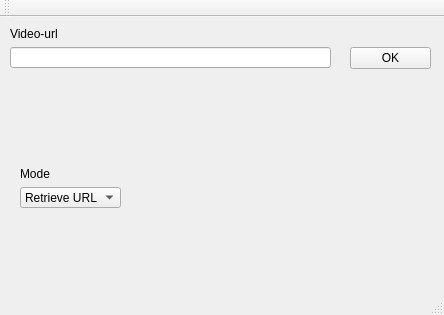
<?xml version="1.0" encoding="UTF-8"?>
<ui version="4.0">
 <class>MainWindow</class>
 <widget class="QMainWindow" name="MainWindow">
  <property name="geometry">
   <rect>
    <x>0</x>
    <y>0</y>
    <width>444</width>
    <height>315</height>
   </rect>
  </property>
  <property name="windowTitle">
   <string>ytdl-qt</string>
  </property>
  <widget class="QWidget" name="centralWidget">
   <widget class="QLineEdit" name="videoUrlEdit">
    <property name="geometry">
     <rect>
      <x>10</x>
      <y>30</y>
      <width>321</width>
      <height>21</height>
     </rect>
    </property>
    <property name="text">
     <string/>
    </property>
   </widget>
   <widget class="QLabel" name="label">
    <property name="geometry">
     <rect>
      <x>10</x>
      <y>10</y>
      <width>59</width>
      <height>14</height>
     </rect>
    </property>
    <property name="text">
     <string>Video-url</string>
    </property>
   </widget>
   <widget class="QPushButton" name="pushButton">
    <property name="geometry">
     <rect>
      <x>350</x>
      <y>30</y>
      <width>81</width>
      <height>22</height>
     </rect>
    </property>
    <property name="text">
     <string>OK</string>
    </property>
   </widget>
   <widget class="QComboBox" name="modeComboBox">
    <property name="geometry">
     <rect>
      <x>20</x>
      <y>170</y>
      <width>101</width>
      <height>21</height>
     </rect>
    </property>
    <item>
     <property name="text">
      <string>Retrieve URL</string>
     </property>
    </item>
   </widget>
   <widget class="QLabel" name="label_2">
    <property name="geometry">
     <rect>
      <x>20</x>
      <y>150</y>
      <width>59</width>
      <height>14</height>
     </rect>
    </property>
    <property name="text">
     <string>Mode</string>
    </property>
   </widget>
  </widget>
  <widget class="QMenuBar" name="menuBar">
   <property name="geometry">
    <rect>
     <x>0</x>
     <y>0</y>
     <width>444</width>
     <height>19</height>
    </rect>
   </property>
  </widget>
  <widget class="QToolBar" name="mainToolBar">
   <attribute name="toolBarArea">
    <enum>TopToolBarArea</enum>
   </attribute>
   <attribute name="toolBarBreak">
    <bool>false</bool>
   </attribute>
  </widget>
  <widget class="QStatusBar" name="statusBar"/>
 </widget>
 <layoutdefault spacing="6" margin="11"/>
 <resources/>
 <connections/>
</ui>
